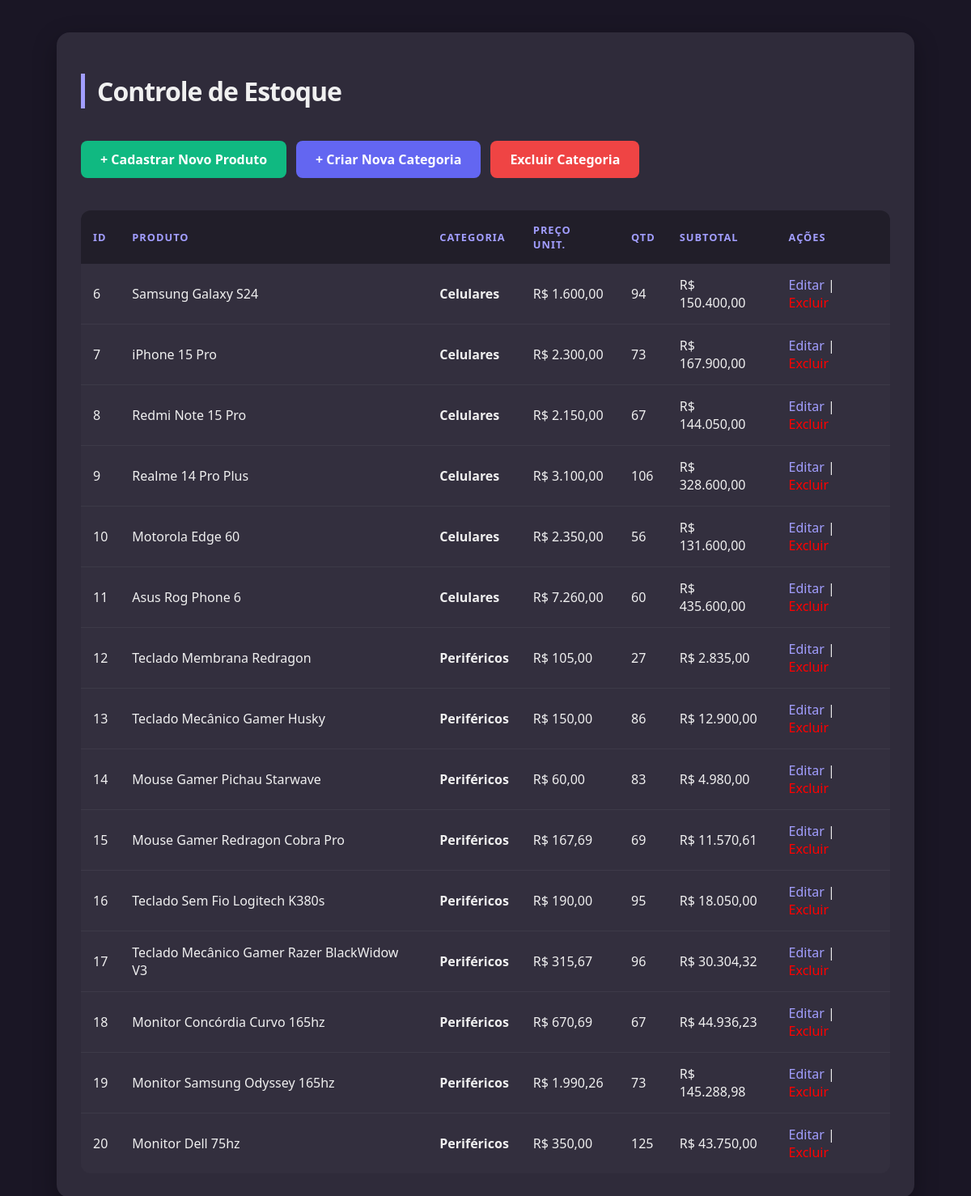
The page / on the database its author committed.
### tables this page shows
CREATE TABLE `produtos` (
  `id_produto` int(11) NOT NULL,
  `nome_produto` varchar(255) NOT NULL,
  `preco` decimal(10,2) NOT NULL,
  `quantidade` int(11) NOT NULL,
  `id_categoria` int(11) NOT NULL
);

CREATE TABLE `categorias` (
  `id_categoria` int(11) NOT NULL,
  `nome_categoria` varchar(100) NOT NULL
);

### index.php (the view, shortened to what this page needs)
<?php
$conn = getConexao();
$sql = "SELECT p.*, c.nome_categoria
        FROM produtos p
        INNER JOIN categorias c ON p.id_categoria = c.id_categoria
        ORDER BY p.id_produto ASC";
$resultado = mysqli_query($conn, $sql);
?>
<!DOCTYPE html>
<html lang="pt-br">
<head>
    <link rel="stylesheet" href="./estilo.css">
</head>
<body>
    <div class="container">
        <h1>Controle de Estoque</h1>
        <div class="button-group">
            <a href="home.php" class="btn-novo">+ Cadastrar Novo Produto</a>
            <a href="nova_categoria.php" class="btn-secondary">+ Criar Nova Categoria</a>
            <a href="excluir_categoria.php" class="btn-danger">Excluir Categoria</a>
        </div>
        <div class="tabela">
            <table>
                <thead>
                    <tr>
                        <th>ID</th>
                        <th>Produto</th>
                        <th>Categoria</th>
                        <th>Preço Unit.</th>
                        <th>Qtd</th>
                        <th>Subtotal</th>
                        <th>Ações</th>
                    </tr>
                </thead>
                <tbody>
                    <?php while($linha = mysqli_fetch_assoc($resultado)):
                        $total = $linha['preco'] * $linha['quantidade'];
                    ?>
                    <tr>
                        <td><?= $linha['id_produto'] ?></td>
                        <td><?= $linha['nome_produto'] ?></td>
                        <td><strong><?= $linha['nome_categoria'] ?></strong></td>
                        <td>R$ <?= number_format($linha['preco'], 2, ',', '.') ?></td>
                        <td><?= $linha['quantidade'] ?></td>
                        <td>R$ <?= number_format($total, 2, ',', '.') ?></td>
                        <td>
                            <a href="home.php?editar=<?= $linha['id_produto'] ?>">Editar</a> |
                            <a href="processamento.php?excluir=<?= $linha['id_produto'] ?>"
                            style="color: red;"
                            onclick="return confirm('Deseja realmente excluir?')">Excluir</a>
                        </td>
                    </tr>
                    <?php endwhile; ?>
                </tbody>
            </table>
        </div>
    </div>
</body>
</html>

### estilo.css (style rules this page uses)
:root { --bg-color: #1a1625; --card-bg: #2f2b3a; --text-color: #f0f0f0; --accent-color: #a29eff; --btn-save: #6366f1; --btn-danger: #ef4444; --btn-novo-color: #10b981; --input-bg: #3f3a4d; }
body { background-color: var(--bg-color); color: var(--text-color); font-family: 'Segoe UI', Roboto, Helvetica, Arial, sans-serif; padding: 40px 20px; margin: 0; }
.container { max-width: 1000px; margin: 0 auto; background-color: var(--card-bg); padding: 30px; border-radius: 16px; box-shadow: 0 10px 30px rgba(0, 0, 0, 0.3); }
h1 { font-weight: 600; letter-spacing: -1px; margin-bottom: 30px; border-left: 5px solid var(--accent-color); padding-left: 15px; }
a { color: var(--accent-color); text-decoration: none; transition: 0.3s; }
.btn-novo, .btn-secondary, .btn-danger, button { display: inline-block; padding: 12px 24px; border-radius: 8px; font-weight: 600; border: none; cursor: pointer; transition: transform 0.2s, filter 0.2s; text-align: center; color: white; }
.btn-novo { background-color: var(--btn-novo-color); }
.btn-secondary, button { background-color: var(--btn-save); }
.btn-danger { background-color: var(--btn-danger); }
.button-group { display: flex; flex-wrap: wrap; gap: 12px; margin-bottom: 20px; position: sticky; top: 0; z-index: 10; background-color: var(--card-bg); padding: 10px 0; }
table { width: 100%; border-collapse: separate; border-spacing: 0; margin-top: 30px; border-radius: 12px; overflow: hidden; }
th { background-color: rgba(0,0,0,0.3); color: var(--accent-color); text-transform: uppercase; font-size: 0.8rem; letter-spacing: 1px; padding: 15px; text-align: left; }
td { padding: 15px; background-color: rgba(255,255,255,0.02); border-bottom: 1px solid rgba(255,255,255,0.05); }
tr:last-child td { border-bottom: none; }

### rows shown on the page
produtos: id_produto "6", nome_produto "Samsung Galaxy S24", id_categoria.nome_categoria "Celulares", preco "1.600,00", quantidade "94", total "150.400,00"
produtos: id_produto "7", nome_produto "iPhone 15 Pro", id_categoria.nome_categoria "Celulares", preco "2.300,00", quantidade "73", total "167.900,00"
produtos: id_produto "8", nome_produto "Redmi Note 15 Pro", id_categoria.nome_categoria "Celulares", preco "2.150,00", quantidade "67", total "144.050,00"
produtos: id_produto "9", nome_produto "Realme 14 Pro Plus", id_categoria.nome_categoria "Celulares", preco "3.100,00", quantidade "106", total "328.600,00"
produtos: id_produto "10", nome_produto "Motorola Edge 60", id_categoria.nome_categoria "Celulares", preco "2.350,00", quantidade "56", total "131.600,00"
produtos: id_produto "11", nome_produto "Asus Rog Phone 6", id_categoria.nome_categoria "Celulares", preco "7.260,00", quantidade "60", total "435.600,00"
produtos: id_produto "12", nome_produto "Teclado Membrana Redragon", id_categoria.nome_categoria "Periféricos", preco "105,00", quantidade "27", total "2.835,00"
produtos: id_produto "13", nome_produto "Teclado Mecânico Gamer Husky", id_categoria.nome_categoria "Periféricos", preco "150,00", quantidade "86", total "12.900,00"
produtos: id_produto "14", nome_produto "Mouse Gamer Pichau Starwave", id_categoria.nome_categoria "Periféricos", preco "60,00", quantidade "83", total "4.980,00"
produtos: id_produto "15", nome_produto "Mouse Gamer Redragon Cobra Pro", id_categoria.nome_categoria "Periféricos", preco "167,69", quantidade "69", total "11.570,61"
produtos: id_produto "16", nome_produto "Teclado Sem Fio Logitech K380s", id_categoria.nome_categoria "Periféricos", preco "190,00", quantidade "95", total "18.050,00"
produtos: id_produto "17", nome_produto "Teclado Mecânico Gamer Razer BlackWidow V3", id_categoria.nome_categoria "Periféricos", preco "315,67", quantidade "96", total "30.304,32"
produtos: id_produto "18", nome_produto "Monitor Concórdia Curvo 165hz", id_categoria.nome_categoria "Periféricos", preco "670,69", quantidade "67", total "44.936,23"
produtos: id_produto "19", nome_produto "Monitor Samsung Odyssey 165hz", id_categoria.nome_categoria "Periféricos", preco "1.990,26", quantidade "73", total "145.288,98"
produtos: id_produto "20", nome_produto "Monitor Dell 75hz", id_categoria.nome_categoria "Periféricos", preco "350,00", quantidade "125", total "43.750,00"
